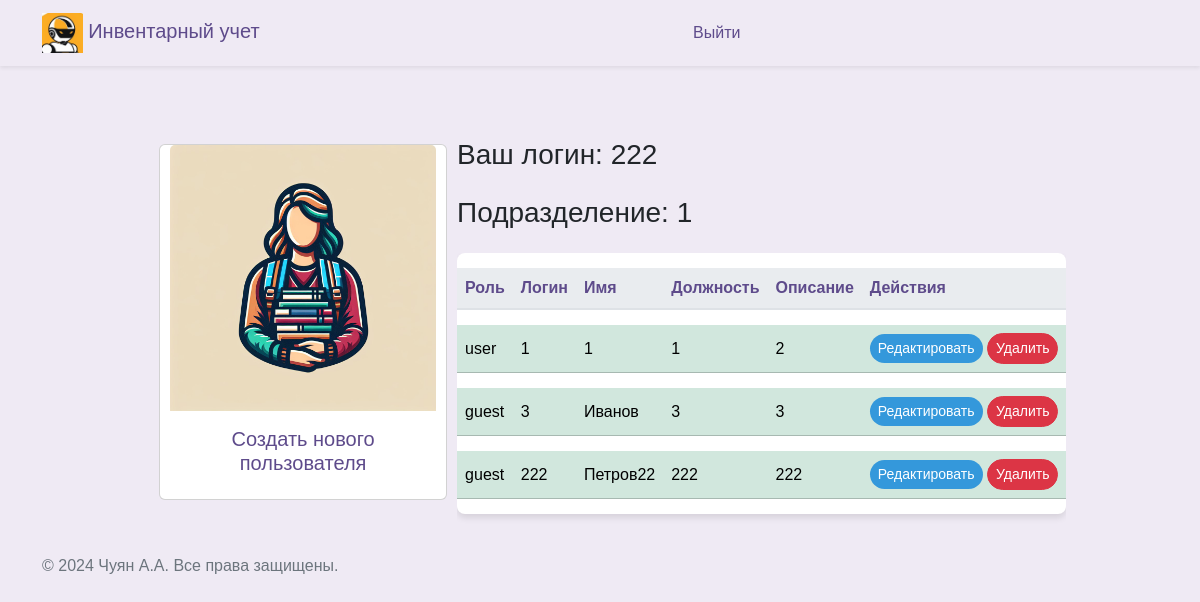
Page /workers (signed in) on the committed database.
### src/database/models.py (models this page shows)
class Worker(Base):
    __tablename__ = "worker"
    id = Column(Integer, primary_key=True)
    role = Column(Enum(Role), default=Role.guest)
    login = Column(String)
    name = Column(String)
    password = Column(String)
    department = Column(String)
    position = Column(String)
    description = Column(String, default=None)
    conn_worker_inventory = relationship(
        "Inventory", back_populates="conn_inventory_worker"
    )

### src/frontend/router.py (the view)
@router.get("/workers")
async def get_workers(
    request: Request,
    worker: Worker = Depends(get_worker_or_redirect),
    session: AsyncSession = Depends(get_session),
):
    data = await CRUDWorker.get_all(session)
    return templates.TemplateResponse(
        "workers/index.html",
        {"request": request, "worker": worker, "data": data},
    )

### src/frontend/template/workers/index.html (shortened to what this page needs)
{% extends "base/base.html" %}
{% block content %}
<div class="d-flex flex-wrap justify-content-center align-items-center">
  <a class="nav-link " href="#"
  data-bs-toggle="modal"
  data-bs-target="#createWorkerModal"
  data-bs-workerdepartment= "{{worker.department}}"
  >
    <div class="card" style="width: 18rem; margin: 10px;">
      <img src="../assets/img/workers.jpg" class="card-img-top" alt="...">
      <div class="card-body">
        <h5 class="card-title" style="text-align: center;">Создать нового пользователя</h5>
    </div>
  </a>
</div>
<div class="row">
  <div class="col-12">
    <h3 class="mb-4">Ваш логин: {{ worker.login }}</h3>
    <h3 class="mb-4">Подразделение: {{ worker.department }}</h3>
    <div class="table-responsive">
      <table class="table table-hover table-shadow table-rounded">
        <thead>
          <tr>
            <th scope="col" >Роль</th>
            <th scope="col" >Логин</th>
            <th scope="col" >Имя</th>
            <th scope="col" >Должность</th>
            <th scope="col" >Описание</th>
            <th scope="col" >Действия</th>
          </tr>
        </thead>
        <tbody>
          {% for worker_tuple in data %}
            {% set workers = worker_tuple %}
              {% if workers.department == worker.department %}
                <tr class="table-success">
                  <td>{{ workers.role.name }}</td>
                  <td>{{ workers.login }}</td>
                  <td>{{ workers.name }}</td>
                  <td>{{ workers.position }}</td>
                  <td>{{ workers.description }}</td>
                  <td>
                    <button type="button" class="btn btn-primary btn-sm" style="background-color: #3498db; color: white;"
                      data-bs-toggle="modal"
                      data-bs-target="#updateModal"
                      data-bs-1="{{workers.name}}"
                      data-bs-2="{{workers.login}}"
                      data-bs-3="{{workers.position}}"
                      data-bs-4="{{workers.description}}"
                      data-bs-5= "{{workers.id}}"
                      data-bs-6= "{{workers.department}}"
                      data-bs-7= "{{workers.role}}">
                      Редактировать
                    </button>
                    <button type="button" class="btn btn-danger btn-sm" style="color: white;"
                      onclick="deleteWorker('{{ workers.id }}')">
                      Удалить
                    </button>
                  </td>
                </tr>
                {% endif %}
          {% endfor %}
        </tbody>
      </table>
    </div>
  </div>
</div>
{% endblock %}

### src/frontend/assets/css/base.css (style rules this page uses)
body { margin: 0; font-family: 'Nunito Sans', Arial, sans-serif; background-color: #efeaf4; }
.navbar-brand, .nav-link { color: #5e4b8b !important; }
.nav-link { margin: 0 10px; border-radius: 20px; transition: background-color 0.3s, color 0.3s; }
.table { background-color: #ffffff; color: #5e4b8b; border-collapse: separate; border-spacing: 0 15px; }
.table th, .table td { border-top: none !important; vertical-align: middle; }
.table thead th { background-color: #e9ecef; color: #5e4b8b; border-bottom: 2px solid #dee2e6; }
.table .btn, .table a { color: #7e57c2; transition: color 0.3s; }
.table td { padding: .5rem; }
.table-rounded { border-radius: .5rem; overflow: hidden; }
.table-shadow { box-shadow: 0 4px 6px rgba(0, 0, 0, 0.1); }
.btn { border-radius: 20px; }
.btn-primary { background-color: #8e44b0; border: none; color: #ffffff; transition: background-color 0.3s, color 0.3s, box-shadow 0.3s; }

### rows in the picture
Worker: login "222", department "1", role.name "guest", name "Петров22", position "222", description "222"
Worker: role.name "user", login "1", name "1", position "1", description "2"
Worker: role.name "guest", login "3", name "Иванов", position "3", description "3"
